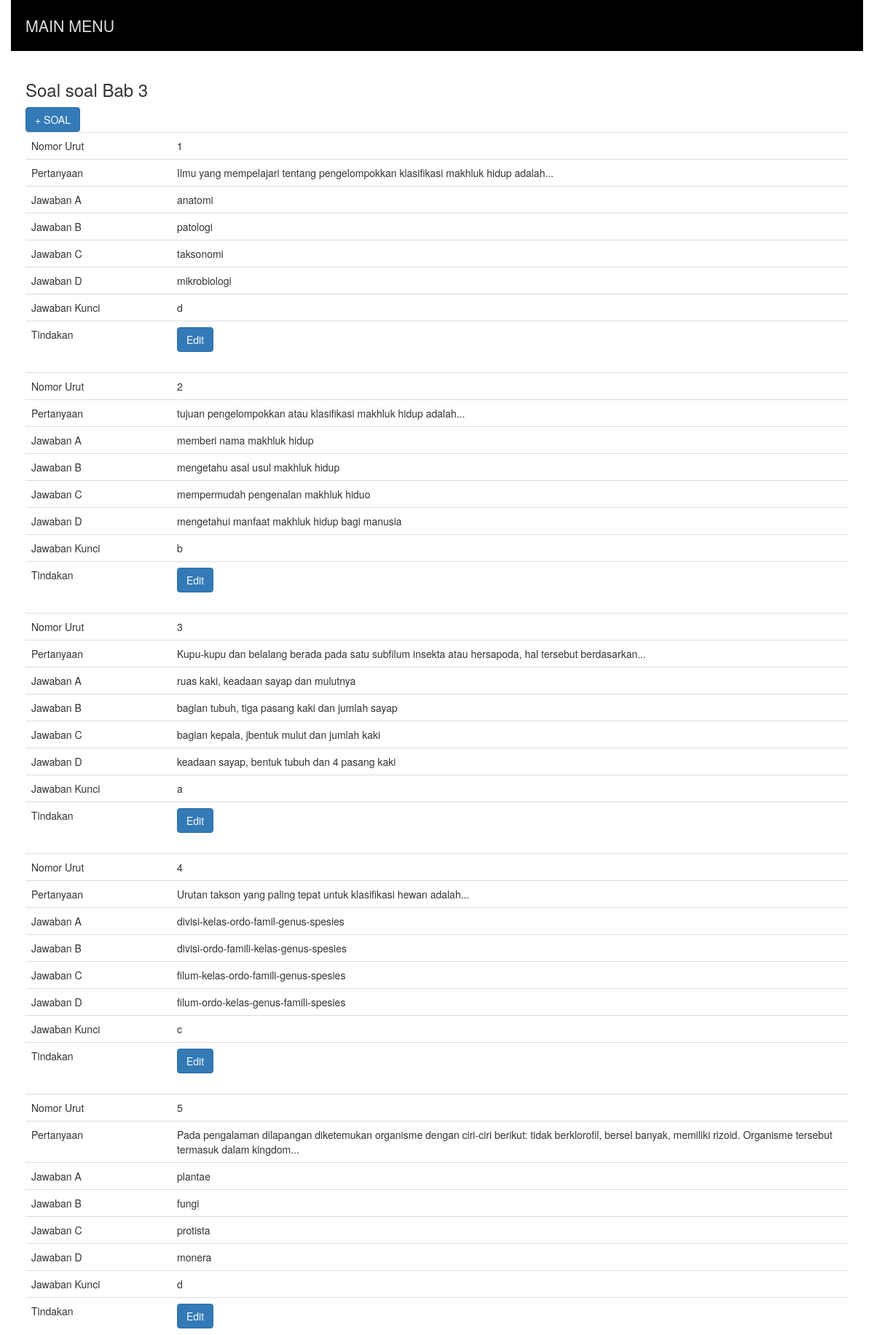
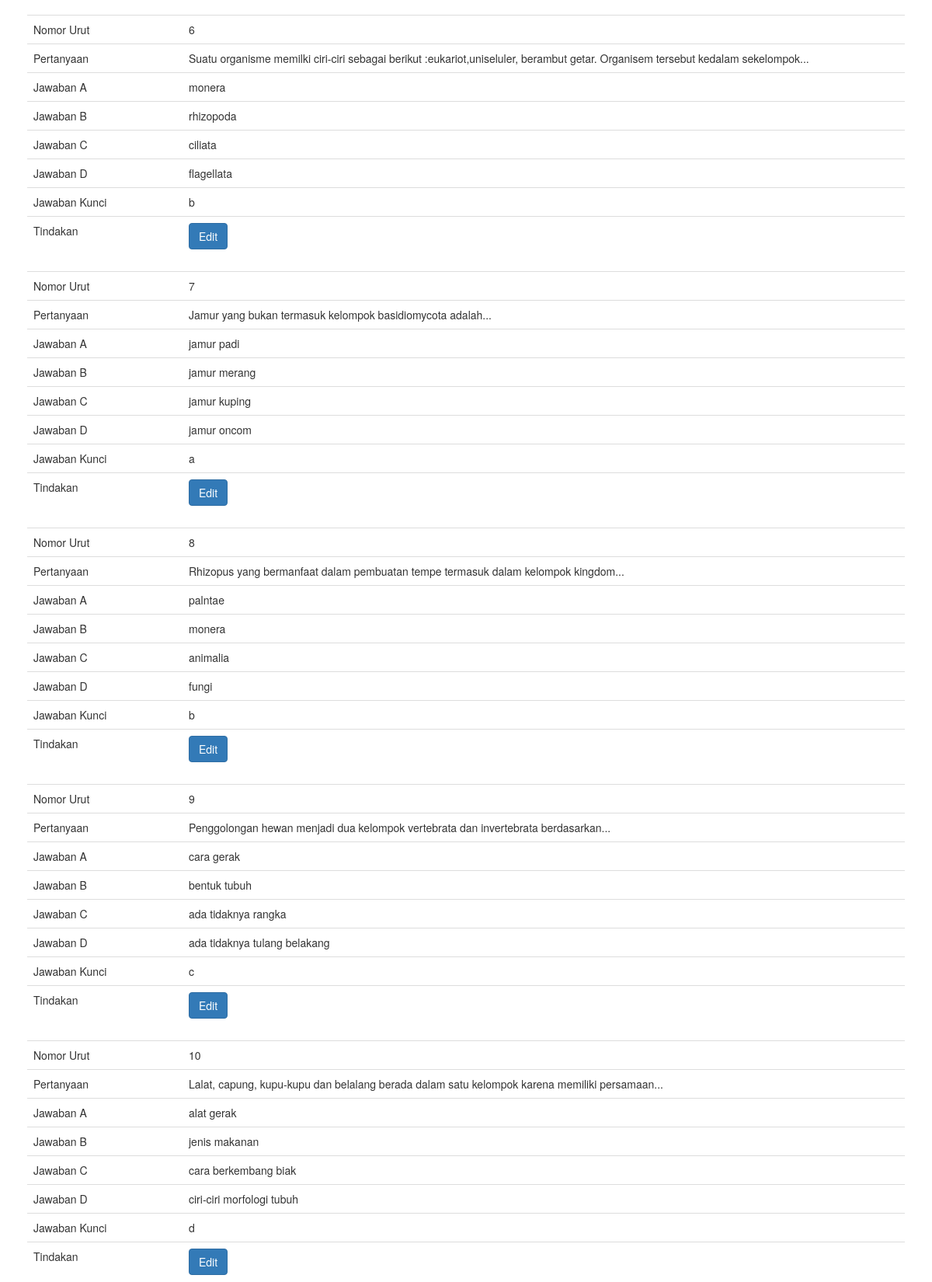
The page /admin/?menu=soal&id=3 (signed in, upper part) on the database its author committed (2 pictures, top to bottom).
### tables this page shows
CREATE TABLE `soal` (
  `idxsoal` int(2) NOT NULL,
  `bab` int(2) NOT NULL,
  `nomor` int(2) NOT NULL,
  `pertanyaan` text,
  `a` text,
  `b` text,
  `c` text,
  `d` text,
  `kunci` enum('a','b','c','d') DEFAULT NULL,
  `gambar` tinytext NOT NULL,
  `audio` tinytext NOT NULL
);

### admin/class_soal.php (the view, shortened to what this page needs)
<?php
class babsoal
{
	function transact($sql){
		include ("koneksi.inc.php");
		$qry = $conn->prepare($sql);
		return $qry;
	}
	function soalBab($bab){
		$sql = "SELECT * FROM soal WHERE bab = '$bab' ORDER BY nomor";
		$qry = $this->transact($sql);
		$qry->execute();
		while($r = $qry->fetch()){
			echo "
			<table class='table table-sm'>
				<tr><td width='200'>Nomor Urut</td><td>".$r['nomor']."</td></tr>
				<tr><td width='200'>Pertanyaan</td><td>".$r['pertanyaan']."</td></tr>
				<tr><td width='200'>Jawaban A</td><td>".$r['a']."</td></tr>
				<tr><td width='200'>Jawaban B</td><td>".$r['b']."</td></tr>
				<tr><td width='200'>Jawaban C</td><td>".$r['c']."</td></tr>
				<tr><td width='200'>Jawaban D</td><td>".$r['d']."</td></tr>
				<tr><td width='200'>Jawaban Kunci</td><td>".$r['kunci']."</td></tr>
				<tr><td width='200'>Tindakan</td>
					<td><a class='btn btn-primary' href='./?menu=soalEdit&id=".$r['idxsoal']."'>Edit</a></td>
					</tr>
			</table>
			";
		}
	}
}
?>

### rows shown on the page
soal: nomor "1", pertanyaan "Ilmu yang mempelajari tentang pengelompokkan klasifikasi makhluk hidup adalah...", a "anatomi", b "patologi", c "taksonomi", d "mikrobiologi", kunci "d"
soal: nomor "2", pertanyaan "tujuan pengelompokkan atau klasifikasi makhluk hidup adalah...", a "memberi nama makhluk hidup", b "mengetahu asal usul makhluk hidup", c "mempermudah pengenalan makhluk hiduo", d "mengetahui manfaat makhluk hidup bagi manusia", kunci "b"
soal: nomor "3", pertanyaan "Kupu-kupu dan belalang berada pada satu subfilum insekta atau hersapoda, hal tersebut berdasarkan...", a "ruas kaki, keadaan sayap dan mulutnya", b "bagian tubuh, tiga pasang kaki dan jumlah sayap", c "bagian kepala, jbentuk mulut dan jumlah kaki", d "keadaan sayap, bentuk tubuh dan 4 pasang kaki", kunci "a"
soal: nomor "4", pertanyaan "Urutan takson yang paling tepat untuk klasifikasi hewan adalah...", a "divisi-kelas-ordo-famil-genus-spesies", b "divisi-ordo-famili-kelas-genus-spesies", c "filum-kelas-ordo-famili-genus-spesies", d "filum-ordo-kelas-genus-famili-spesies", kunci "c"
soal: nomor "5", pertanyaan "Pada pengalaman dilapangan diketemukan organisme dengan ciri-ciri berikut: tidak berklorofil, bersel banyak, memiliki rizoid. Organisme tersebut termasuk dalam kingdom...", a "plantae", b "fungi", c "protista", d "monera", kunci "d"
soal: nomor "6", pertanyaan "Suatu organisme memilki ciri-ciri sebagai berikut :eukariot,uniseluler, berambut getar. Organisem tersebut kedalam sekelompok...", a "monera", b "rhizopoda", c "ciliata", d "flagellata", kunci "b"
soal: nomor "7", pertanyaan "Jamur yang bukan termasuk kelompok basidiomycota adalah...", a "jamur padi", b "jamur merang", c "jamur kuping", d "jamur oncom", kunci "a"
soal: nomor "8", pertanyaan "Rhizopus yang bermanfaat dalam pembuatan tempe termasuk dalam kelompok kingdom...", a "palntae", b "monera", c "animalia", d "fungi", kunci "b"
soal: nomor "9", pertanyaan "Penggolongan hewan menjadi dua kelompok vertebrata dan invertebrata berdasarkan...", a "cara gerak", b "bentuk tubuh", c "ada tidaknya rangka", d "ada tidaknya tulang belakang", kunci "c"
soal: nomor "10", pertanyaan "Lalat, capung, kupu-kupu dan belalang berada dalam satu kelompok karena memiliki persamaan...", a "alat gerak", b "jenis makanan", c "cara berkembang biak", d "ciri-ciri morfologi tubuh", kunci "d"

### other values the page prints
$_GET['id'] "3"
